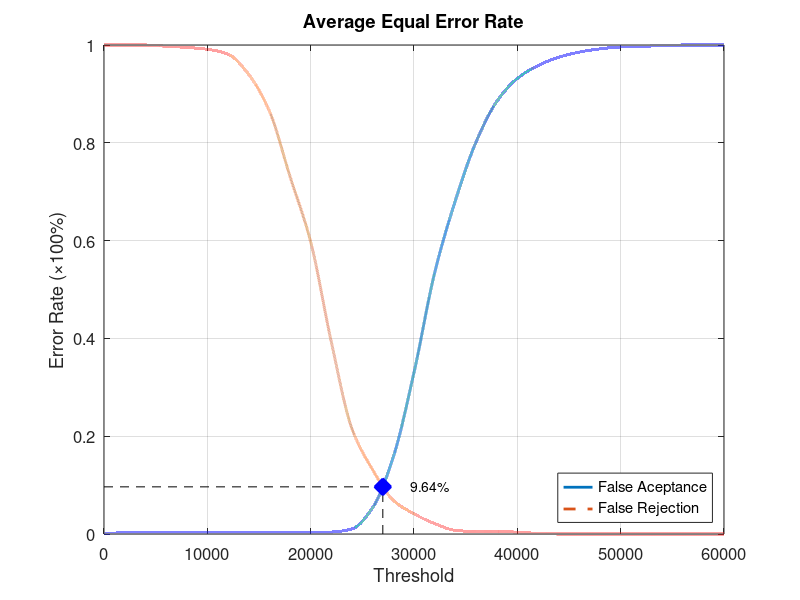
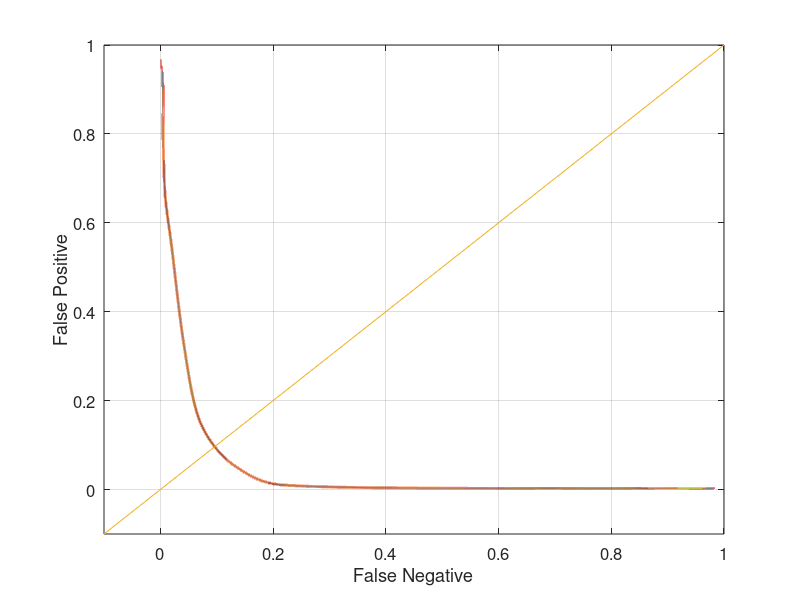

Recreate these plots in MATLAB, in order.
function yEER = Experiment2Average
close all;
clear;
clc;
x = 0:2000:60000;
xq = 0:0.5:60000;

y0 = [0 0.00263158 0.00263158 0.00263158 0.00263158 0.00263158 0.00263158 0.00263158 0.00263158 0.00263158 0.00263158 0.00394737 0.0105263 0.0539474 0.157895 0.330263 0.534211 0.681579 0.801316 0.88421 0.931579 0.957895 0.975 0.985526 0.992105 0.996053 0.997368 0.998684 1 1 1];
yy0 = interp1(x, y0, xq, 'pchip');
y1 = [1 1 1 0.9975 0.995 0.99125 0.98125 0.94 0.865 0.73125 0.5975 0.3925 0.215 0.13125 0.06875 0.04125 0.02125 0.0075 0.005 0.005 0.00375 0.00125 0 0 0 0 0 0 0 0 0];
yy1 = interp1(x, y1, xq, 'pchip');

% Calculating EER: 
y2 = abs(y0 - y1);
find(y2 == min(y2))
yy2 = abs(yy0 - yy1);
xEER = find(yy2 == min(yy2));
xEERIndex = xq(xEER) % X-axis EER
yEER = yy0(xEER) % Y-axis EER

main = figure
plot(xq, yy0,'-','LineWidth', 2);	hold on
plot(xq, yy1,'--','LineWidth', 2);	hold on
plot([xEERIndex xEERIndex], [0 yEER], 'k--');	hold on
plot([0 xEERIndex], [yEER yEER], 'k--');	hold on
plot(xEERIndex, yEER, 'bx', 'LineWidth', 10);	hold on
text(xEERIndex + 10 * xEERIndex / 100, yEER, [num2str(round((10000 * yEER)) / 100) '%'])
legend('False Aceptance', 'False Rejection', 'Location', 'SouthEast')
xlabel('Threshold')
ylabel('Error Rate (\times100%)')
title('Average Equal Error Rate')
set(gca, 'FontSize', 12)
axis([0 60000 0 1])
grid on

print(main, 'Experiment2AverageMain', '-dpng');
FNRxFPR = figure('Color', [1 1 1]);
plot(yy1, yy0, '-', yy1, yy0, 'LineWidth', 2);
hold on
y = -0.1:0.1:1
plot(y, y); 
set(gca, 'FontSize', 12)
xlabel('False Negative')
ylabel('False Positive')
axis([-0.1 1 -0.1 1])
set(gca, 'FontSize', 12)
grid on

print(FNRxFPR, 'Experiment2AverageFNRxFPR','-dpng');
end
